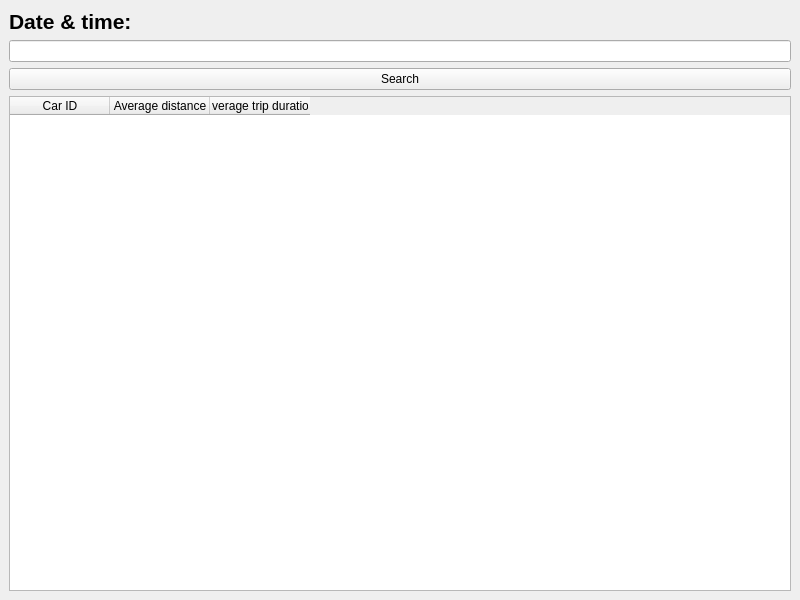
<?xml version="1.0" encoding="UTF-8"?>
<ui version="4.0">
 <class>MainWindow</class>
 <widget class="QMainWindow" name="MainWindow">
  <property name="geometry">
   <rect>
    <x>0</x>
    <y>0</y>
    <width>800</width>
    <height>600</height>
   </rect>
  </property>
  <property name="windowTitle">
   <string>MainWindow</string>
  </property>
  <widget class="QWidget" name="centralwidget">
   <layout class="QVBoxLayout" name="verticalLayout">
    <item>
     <widget class="QLabel" name="label">
      <property name="font">
       <font>
        <pointsize>16</pointsize>
        <weight>75</weight>
        <bold>true</bold>
       </font>
      </property>
      <property name="text">
       <string>Date &amp; time:</string>
      </property>
     </widget>
    </item>
    <item>
     <widget class="QLineEdit" name="lineEdit"/>
    </item>
    <item>
     <widget class="QPushButton" name="pushButton">
      <property name="text">
       <string>Search</string>
      </property>
     </widget>
    </item>
    <item>
     <widget class="QTableWidget" name="tableWidget">
      <column>
       <property name="text">
        <string>Car ID</string>
       </property>
      </column>
      <column>
       <property name="text">
        <string>Average distance</string>
       </property>
      </column>
      <column>
       <property name="text">
        <string>Average trip duration</string>
       </property>
      </column>
     </widget>
    </item>
   </layout>
  </widget>
 </widget>
 <resources/>
 <connections/>
</ui>
